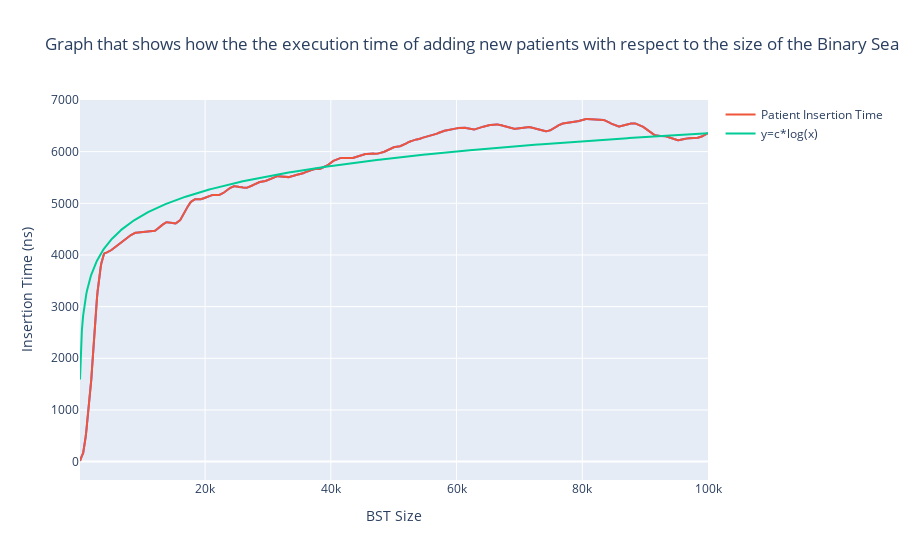

The notebook cell saved with this chart:
### Code cell
df = pd.DataFrame()
df['n'] = bst['n']
df['t'] = 690 * (0.1*bst['n']).apply(np.log)

n = 20  # the larger n is, the smoother curve will be
b = [1.0 / n] * n
a = 1

bst1 = bst

# bst1["t"] = lfilter(b, a, bst["t"])

# bst['t'] = lfilter(b, a, bst["t"])
fig = px.line(bst1, x = 'n', y = 't', title='Graph that shows how the the execution time of adding new patients with respect to the size of the Binary Search Tree')

fig.add_scatter(x=bst1['n'], y=bst1['t'], name="Patient Insertion Time" )
fig.add_scatter(x=df['n'], y=df['t'], name="y=c*log(x)" )

fig.update_yaxes(title_text="Insertion Time (ns)")
fig.update_xaxes(title_text="BST Size")
fig.show()

### Figure 1 — Plotly figure (JSON) as saved in the notebook; plotly's stock layout.template omitted (floating-point values rounded to 4 significant figures; data arrays with more than 128 entries replaced by an {"elided": "..."} marker saying what was removed)
{"data": [{"hovertemplate": "n=%{x}<br>t=%{y}<extra></extra>", "legendgroup": "", "line": {"color": "#636efa", "dash": "solid"}, "marker": {"symbol": "circle"}, "mode": "lines", "name": "", "orientation": "v", "showlegend": false, "type": "scatter", "x": {"elided": "975 int values"}, "xaxis": "x", "y": {"elided": "975 float values"}, "yaxis": "y"}, {"name": "Patient Insertion Time", "type": "scatter", "x": {"elided": "975 int values"}, "y": {"elided": "975 float values"}}, {"name": "y=c*log(x)", "type": "scatter", "x": {"elided": "975 int values"}, "y": {"elided": "975 float values"}}], "layout": {"legend": {"tracegroupgap": 0}, "title": {"text": "Graph that shows how the the execution time of adding new patients with respect to the size of the Binary Search Tree"}, "xaxis": {"anchor": "y", "domain": [0, 1], "title": {"text": "BST Size"}}, "yaxis": {"anchor": "x", "domain": [0, 1], "title": {"text": "Insertion Time (ns)"}}}}
